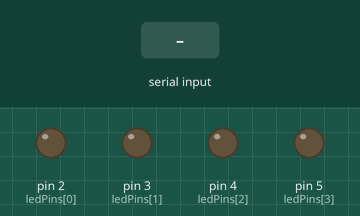
Bench run of a sketch on a simulated Arduino Uno, built with avr-gcc and run on an emulated ATmega328P. Shown: output pins drawn as LEDs (lit = HIGH). The test bench sets the inputs (shaded band).

Above: at 1.2 s.
1.3 s: "90,45\n" received over Serial
At 3.3 s:
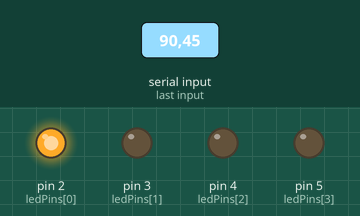
3.8 s: "30,150\n" received over Serial
Timing chart, 0 to 10.8 s (numbered marks = the images above; inputs shaded):
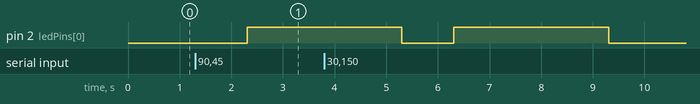

The sketch:

led_control.ino
```cpp
const int ledPins[] = {2, 3, 4, 5};
void setup() {
  Serial.begin(9600);
  for(int i=0;i<4;i++) {
    pinMode(ledPins[i],OUTPUT);
    digitalWrite(ledPins[i],LOW);
  }
}
void loop() {
  if(Serial.available()) {
    int bin = Serial.parseInt();
    if(bin>=0 && bin<4) {
      digitalWrite(ledPins[bin],HIGH);
      delay(3000);
      digitalWrite(ledPins[bin],LOW);
    }
  }
}
```

Measured:
- after the input at 1.3 s, pin 2 (ledPins[0]): LOW → HIGH after 1.0 s
